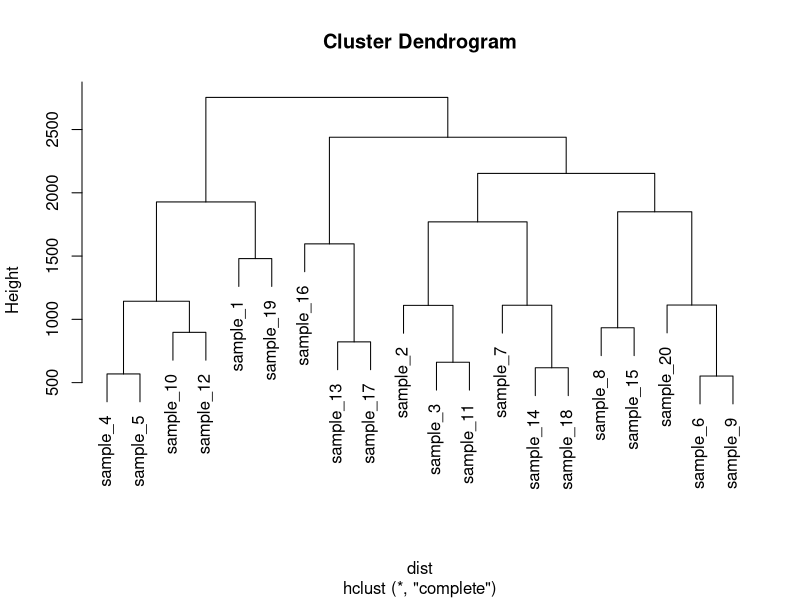
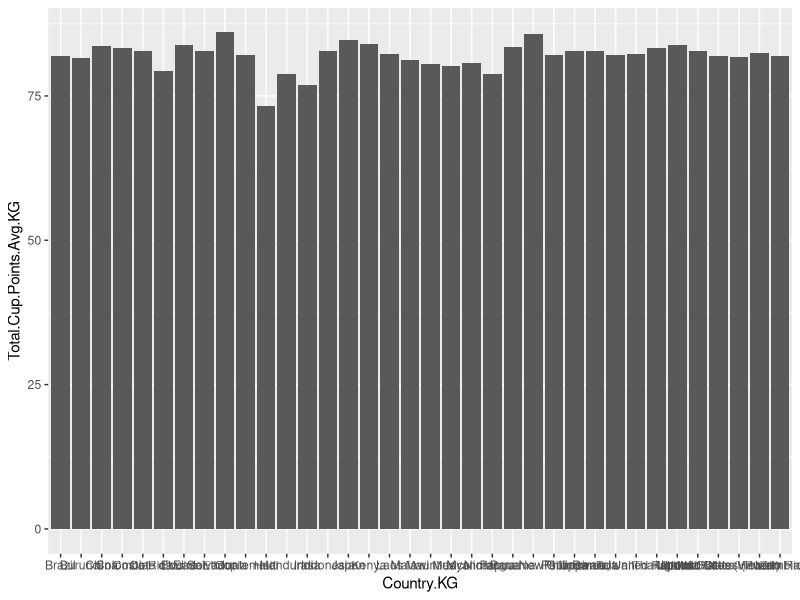

R code for these plots, in order:
## ---- chunk 1
library(tidyverse)
## ---- chunk 2
coffee_reviews <- read_csv("data/cleaned_coffee.csv")

coffee_avg <- read_csv("data/coffee_avg.csv")

## ---- chunk 3

# Dataset 
data <- matrix( sample(seq(1,2000),200), ncol = 10 )
rownames(data) <- paste0("sample_" , seq(1,20))
colnames(data) <- paste0("variable",seq(1,10))

# Euclidean distance
dist <- dist(data[ , c(4:8)] , diag=TRUE)

# Hierarchical Clustering with hclust
hc <- hclust(dist)

# Plot the result
plot(hc)

## ---- chunk 4

ggplot(coffee_avg,
       aes(x = Country.KG,
           y = Total.Cup.Points.Avg.KG)
       ) +
  geom_col()

